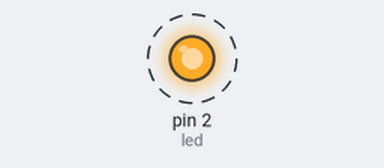
This program was run on a simulated MicroPython board. On the bench: output pins drawn as LEDs (lit = HIGH). Dashed ring = blinking.

Above: at 0.05 s.
Timing chart, 0 to 3.0 s (numbered marks = the images above):
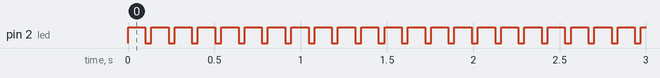

Measured:
- by itself, pin 2 (led): alternates HIGH for 0.10 s and LOW for 0.04 s

The program:

Blink_Exploration.py
```python
from time import sleep_ms
from machine import Pin

led=Pin(2,Pin.OUT) #create LED object from pin2,Set Pin2 to output

while True:
    led.value(1)    # Turn LED On
    sleep_ms(100)   # Can you make the LED blink fast enough that it looks like it's always on?
    led.value(0)    # Turn LED Off
    sleep_ms(35)    # You can also try giving them different on/off times by changing the number inside the Parentheses ()!
```
